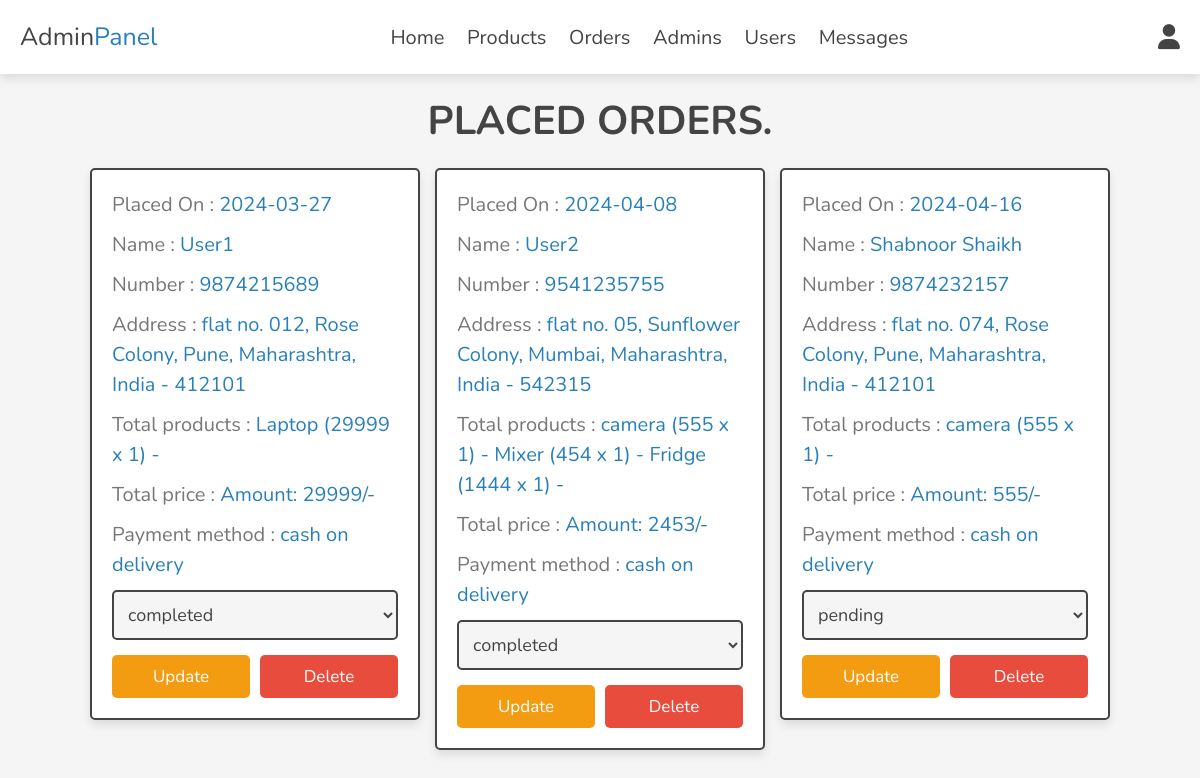
/admin/placed_orders.php (signed in), run on the app's committed database.
### tables this page shows
CREATE TABLE `orders` (
  `id` int(100) NOT NULL,
  `user_id` int(100) NOT NULL,
  `name` varchar(20) NOT NULL,
  `number` varchar(10) NOT NULL,
  `email` varchar(50) NOT NULL,
  `method` varchar(50) NOT NULL,
  `address` varchar(500) NOT NULL,
  `total_products` varchar(1000) NOT NULL,
  `total_price` int(100) NOT NULL,
  `placed_on` date NOT NULL DEFAULT current_timestamp(),
  `payment_status` varchar(20) NOT NULL DEFAULT 'pending',
  `admin_id` int(10) NOT NULL
);

### admin/placed_orders.php (the view, shortened to what this page needs)
<?php
include '../components/connect.php';
$admin_id = $_SESSION['admin_id'];
?>
<!DOCTYPE html>
<html lang="en">
<head>
   <link rel="stylesheet" href="https://cdnjs.cloudflare.com/ajax/libs/font-awesome/6.1.1/css/all.min.css">
   <link rel="stylesheet" href="../css/admin_style.css">
</head>
<body>
<?php include '../components/admin_header.php'; ?>
<section class="orders">
<h1 class="heading">Placed Orders.</h1>
<div class="box-container">
   <?php
      $select_orders = $conn->prepare("SELECT * FROM `orders` where admin_id=$admin_id");
      $select_orders->execute();
      if($select_orders->rowCount() > 0){
         while($fetch_orders = $select_orders->fetch(PDO::FETCH_ASSOC)){
   ?>
   <div class="box">
      <p> Placed On : <span><?= $fetch_orders['placed_on']; ?></span> </p>
      <p> Name : <span><?= $fetch_orders['name']; ?></span> </p>
      <p> Number : <span><?= $fetch_orders['number']; ?></span> </p>
      <p> Address : <span><?= $fetch_orders['address']; ?></span> </p>
      <p> Total products : <span><?= $fetch_orders['total_products']; ?></span> </p>
      <p> Total price : <span>Amount: <?= $fetch_orders['total_price']; ?>/-</span> </p>
      <p> Payment method : <span><?= $fetch_orders['method']; ?></span> </p>
      <form action="" method="post">
         <select name="payment_status" class="select">
            <option selected disabled><?= $fetch_orders['payment_status']; ?></option>
         </select>
        <div class="flex-btn">
         <input type="submit" value="update" class="option-btn" name="update_payment">
         <a href="placed_orders.php?delete=<?= $fetch_orders['id']; ?>" class="delete-btn" onclick="return confirm('delete this order?');">delete</a>
        </div>
      </form>
   </div>
   <?php
         }
      }else{
         echo '<p class="empty">no orders placed yet!</p>';
      }
   ?>
</div>
</section>
</body>
</html>

### css/admin_style.css (style rules this page uses)
:root { --main-color:#2980b9; --orange:#f39c12; --red:#e74c3c; --black:#444; --white:#fff; --light-color:#777; --light-bg:#f5f5f5; --border:.2rem solid var(--black); --box-shadow:0 .5rem 1rem rgba(0,0,0,.1); }
* { font-family: 'Nunito', sans-serif; margin:0; padding:0; box-sizing: border-box; outline: none; border:none; text-decoration: none; }
html { font-size: 62.5%; overflow-x: hidden; }
body { background-color: var(--light-bg); }
section { padding:2rem; max-width: 1200px; margin:0 auto; }
.heading { font-size: 4rem; color:var(--black); margin-bottom: 2rem; text-align: center; text-transform: uppercase; }
.btn, .delete-btn, .option-btn { display: block; width: 100%; margin-top: 1rem; border-radius: .5rem; padding:1rem 3rem; font-size: 1.7rem; text-transform: capitalize; color:var(--white); cursor: pointer; text-align: center; }
.option-btn { background-color: var(--orange); }
.delete-btn { background-color: var(--red); }
.flex-btn { display: flex; gap:1rem; }
.orders .box-container { display: grid; grid-template-columns: repeat(auto-fit, 33rem); gap:1.5rem; align-items: flex-start; justify-content: center; }
.orders .box-container .box { padding:2rem; padding-top: 1rem; border-radius: .5rem; border:var(--border); background-color: var(--white); box-shadow: var(--box-shadow); }
.orders .box-container .box p { line-height: 1.5; font-size: 2rem; color:var(--light-color); margin:1rem 0; }
.orders .box-container .box p span { color:var(--main-color); }
.orders .box-container .select { margin-bottom: .5rem; width: 100%; background-color: var(--light-bg); padding:1rem; font-size: 1.8rem; color:var(--black); border-radius: .5rem; border:var(--border); }

### data on the page
orders: placed_on "2024-03-27", name "User1", number "9874215689", address "flat no. 012, Rose Colony, Pune, Maharashtra, India - 412101", total_products "Laptop (29999 x 1) -", total_price "29999", method "cash on delivery", payment_status "completed"
orders: placed_on "2024-04-08", name "User2", number "9541235755", address "flat no. 05, Sunflower Colony, Mumbai, Maharashtra, India - 542315", total_products "camera (555 x 1) - Mixer (454 x 1) - Fridge (1444 x 1) -", total_price "2453", method "cash on delivery", payment_status "completed"
orders: placed_on "2024-04-16", name "Shabnoor Shaikh", number "9874232157", address "flat no. 074, Rose Colony, Pune, Maharashtra, India - 412101", total_products "camera (555 x 1) -", total_price "555", method "cash on delivery", payment_status "pending"
